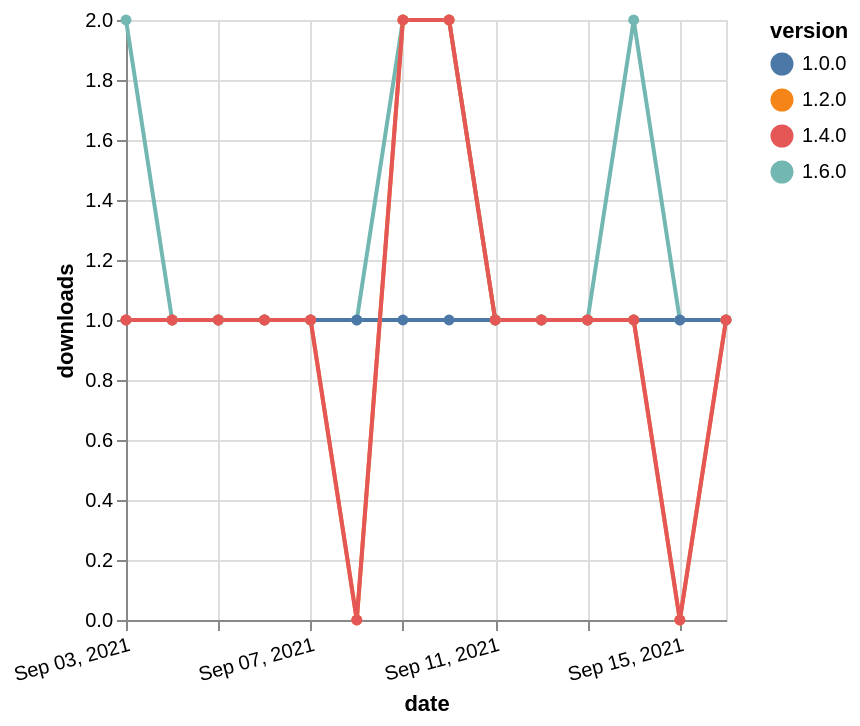

Write a Vega-Lite specification for this figure.
### Vega-Lite specification from a JSON file in a GitHub repository (floating-point values rounded to 4 significant figures)
{"$schema": "https://vega.github.io/schema/vega-lite/v5.json", "description": "A simple bar chart with embedded data.", "data": {"values": [{"date": "2021-09-03", "total": 114, "delta": 2, "version": "1.6.0"}, {"date": "2021-09-04", "total": 115, "delta": 1, "version": "1.6.0"}, {"date": "2021-09-05", "total": 116, "delta": 1, "version": "1.6.0"}, {"date": "2021-09-06", "total": 117, "delta": 1, "version": "1.6.0"}, {"date": "2021-09-07", "total": 118, "delta": 1, "version": "1.6.0"}, {"date": "2021-09-08", "total": 119, "delta": 1, "version": "1.6.0"}, {"date": "2021-09-09", "total": 121, "delta": 2, "version": "1.6.0"}, {"date": "2021-09-10", "total": 123, "delta": 2, "version": "1.6.0"}, {"date": "2021-09-11", "total": 124, "delta": 1, "version": "1.6.0"}, {"date": "2021-09-12", "total": 125, "delta": 1, "version": "1.6.0"}, {"date": "2021-09-13", "total": 126, "delta": 1, "version": "1.6.0"}, {"date": "2021-09-14", "total": 128, "delta": 2, "version": "1.6.0"}, {"date": "2021-09-15", "total": 129, "delta": 1, "version": "1.6.0"}, {"date": "2021-09-16", "total": 130, "delta": 1, "version": "1.6.0"}, {"date": "2021-09-03", "total": 167, "delta": 1, "version": "1.0.0"}, {"date": "2021-09-04", "total": 168, "delta": 1, "version": "1.0.0"}, {"date": "2021-09-05", "total": 169, "delta": 1, "version": "1.0.0"}, {"date": "2021-09-06", "total": 170, "delta": 1, "version": "1.0.0"}, {"date": "2021-09-07", "total": 171, "delta": 1, "version": "1.0.0"}, {"date": "2021-09-08", "total": 172, "delta": 1, "version": "1.0.0"}, {"date": "2021-09-09", "total": 173, "delta": 1, "version": "1.0.0"}, {"date": "2021-09-10", "total": 174, "delta": 1, "version": "1.0.0"}, {"date": "2021-09-11", "total": 175, "delta": 1, "version": "1.0.0"}, {"date": "2021-09-12", "total": 176, "delta": 1, "version": "1.0.0"}, {"date": "2021-09-13", "total": 177, "delta": 1, "version": "1.0.0"}, {"date": "2021-09-14", "total": 178, "delta": 1, "version": "1.0.0"}, {"date": "2021-09-15", "total": 179, "delta": 1, "version": "1.0.0"}, {"date": "2021-09-16", "total": 180, "delta": 1, "version": "1.0.0"}, {"date": "2021-09-03", "total": 153, "delta": 1, "version": "1.2.0"}, {"date": "2021-09-04", "total": 154, "delta": 1, "version": "1.2.0"}, {"date": "2021-09-05", "total": 155, "delta": 1, "version": "1.2.0"}, {"date": "2021-09-06", "total": 156, "delta": 1, "version": "1.2.0"}, {"date": "2021-09-07", "total": 157, "delta": 1, "version": "1.2.0"}, {"date": "2021-09-08", "total": 157, "delta": 0, "version": "1.2.0"}, {"date": "2021-09-09", "total": 159, "delta": 2, "version": "1.2.0"}, {"date": "2021-09-10", "total": 161, "delta": 2, "version": "1.2.0"}, {"date": "2021-09-11", "total": 162, "delta": 1, "version": "1.2.0"}, {"date": "2021-09-12", "total": 163, "delta": 1, "version": "1.2.0"}, {"date": "2021-09-13", "total": 164, "delta": 1, "version": "1.2.0"}, {"date": "2021-09-14", "total": 165, "delta": 1, "version": "1.2.0"}, {"date": "2021-09-15", "total": 165, "delta": 0, "version": "1.2.0"}, {"date": "2021-09-16", "total": 166, "delta": 1, "version": "1.2.0"}, {"date": "2021-09-03", "total": 165, "delta": 1, "version": "1.4.0"}, {"date": "2021-09-04", "total": 166, "delta": 1, "version": "1.4.0"}, {"date": "2021-09-05", "total": 167, "delta": 1, "version": "1.4.0"}, {"date": "2021-09-06", "total": 168, "delta": 1, "version": "1.4.0"}, {"date": "2021-09-07", "total": 169, "delta": 1, "version": "1.4.0"}, {"date": "2021-09-08", "total": 169, "delta": 0, "version": "1.4.0"}, {"date": "2021-09-09", "total": 171, "delta": 2, "version": "1.4.0"}, {"date": "2021-09-10", "total": 173, "delta": 2, "version": "1.4.0"}, {"date": "2021-09-11", "total": 174, "delta": 1, "version": "1.4.0"}, {"date": "2021-09-12", "total": 175, "delta": 1, "version": "1.4.0"}, {"date": "2021-09-13", "total": 176, "delta": 1, "version": "1.4.0"}, {"date": "2021-09-14", "total": 177, "delta": 1, "version": "1.4.0"}, {"date": "2021-09-15", "total": 177, "delta": 0, "version": "1.4.0"}, {"date": "2021-09-16", "total": 178, "delta": 1, "version": "1.4.0"}]}, "width": "container", "mark": {"type": "line", "point": {"filled": true}}, "encoding": {"x": {"field": "date", "type": "temporal", "timeUnit": "yearmonthdate", "title": "date", "axis": {"labelAngle": -15}}, "y": {"field": "delta", "type": "quantitative", "title": "downloads"}, "color": {"field": "version", "type": "nominal"}, "tooltip": {"field": "delta"}}}
